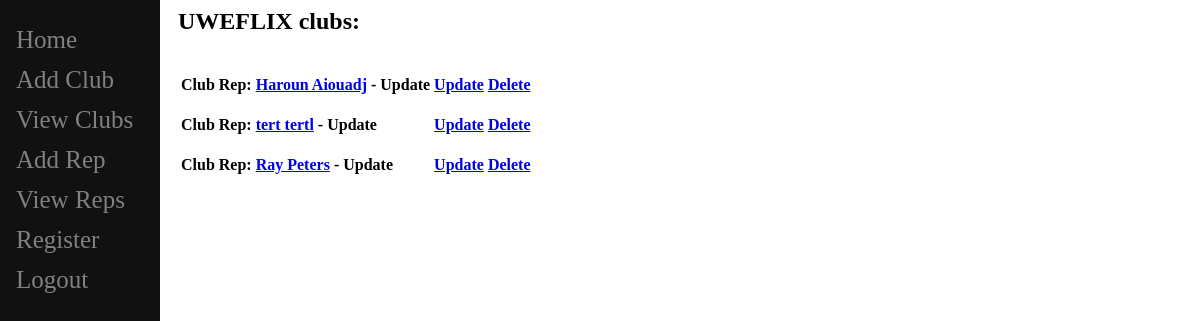
Before: /show_list_reps/ (signed in) with the older database file.
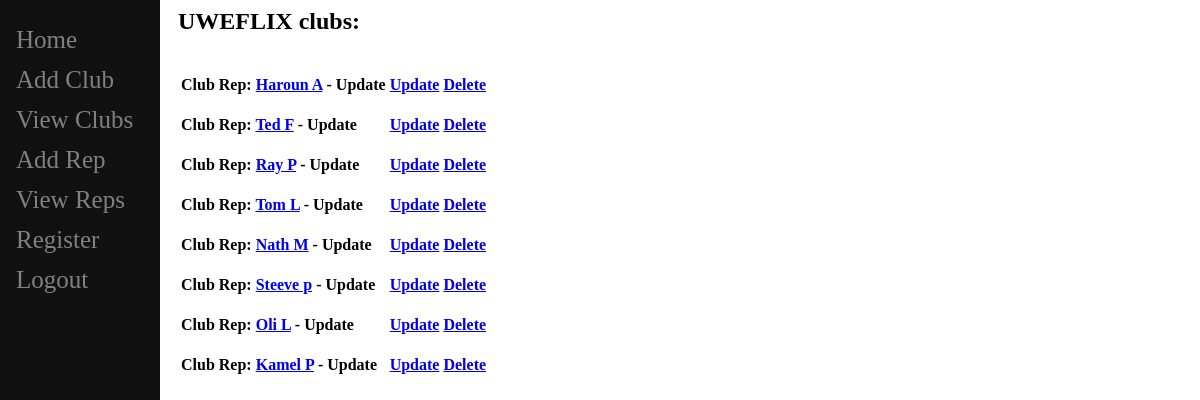
After: the same page with the newer database file.
### hello/models.py (models this page shows)
class ClubRep(models.Model):
    firstName = models.CharField(max_length=300)
    lastName = models.CharField(max_length=1)
    clubName = models.ForeignKey(ClubName, blank=True, null=True, on_delete=models.CASCADE)
    cardType = models.CharField(max_length=100)
    cardNumber = models.CharField(max_length=19) # card number 19 degits
    expiryDate = models.CharField(max_length=8)
    def __str__(self):
        return self.firstName + ' ' + self.lastName #+ ' '  +self.clubName

### hello/views.py (the view)
# urls.py: path("show_list_reps/",views.view_reps, name="clubReps"),
def view_reps(response):
    reps_list = ClubRep.objects.all()
    return render(response,"hello/show_list_reps.html", {"reps_list":reps_list} )

### hello/templates/hello/show_list_reps.html (shortened to what this page needs)
{% extends "hello/base.html" %}
{% block content %}
    {% if user.is_authenticated %}
    <h2>UWEFLIX clubs:</h2>
    <table class="table table-striped table-hover table-bordered">
    {% for td in reps_list %}
        <tr>
            <td>
                <br/>
                <strong>Club Rep: <a href="{% url 'showRep' td.id %}">{{td}}</a> - Update</strong>
            </td>
            <td align="right"><br/><strong><a href="{% url 'updateRep' td.id%}">Update</a</strong></td>
                <td align="right"><br/><strong><a href="{% url 'deleteRep' td.id%}">Delete</a</strong></td>
        </tr>
    {% endfor %}
    </table>
    {% else %}
    <h3>Please <a href = "/">Login</a> First to be able to register </h3>
    {% endif %}
{%endblock%}

### hello/templates/hello/base.html (shortened to what this page needs)
<html>
<head>
</head>
<body>
    <div class="sidenav">
        {% if user.is_authenticated %}
        <a href = "/">Home</a>
        <a href = "/create">Add Club</a>
        <a href = "/view">View Clubs</a>
        <a href = "/addRep">Add Rep</a>
        <a href = "/show_list_reps">View Reps</a>
        <a href = "/register">Register</a>
        <a href = "/logout">Logout</a>
        {% else %}
        <a href = "/">Home</a>
        <a href = "/login">Login</a>
        {% endif %}
    </div>
    <div id = "content", name = "content", class="main">
        {%block content%}
        {%endblock%}
    </div>
</body>
</html>

### hello/templates/hello/base.html (style rules this page uses)
.sidenav { height: 100%; width: 160px; position: fixed; z-index:1; top:0; left:0; background-color:#111 ; overflow-x:hidden; padding-top: 20px; }
.sidenav a { padding: 6px 8px 6px 16px; text-decoration: none; font-size: 25px; color: #818181; display: block; }
.main { margin-left:160px; padding: 0px 10px; }

Changed rows visible on the page:
changed ClubRep: firstName+lastName "Haroun Aiouadj" → "Haroun A"
changed ClubRep: firstName+lastName "tert tertl" → "Ted F"
changed ClubRep: firstName+lastName "Ray Peters" → "Ray P"
added ClubRep: firstName+lastName "Tom L"
added ClubRep: firstName+lastName "Nath M"
added ClubRep: firstName+lastName "Steeve p"
added ClubRep: firstName+lastName "Oli L"
added ClubRep: firstName+lastName "Kamel P"
